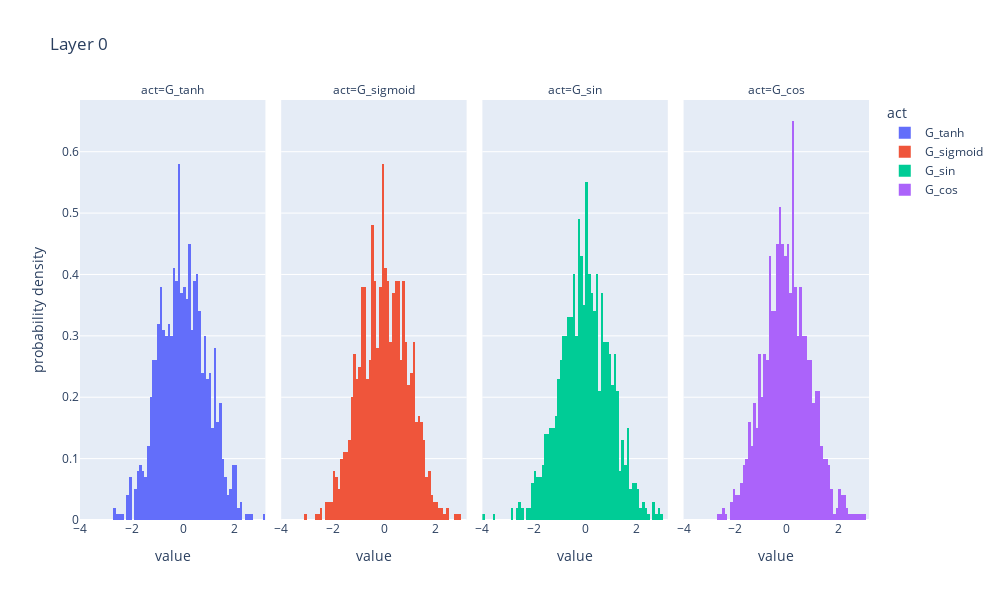
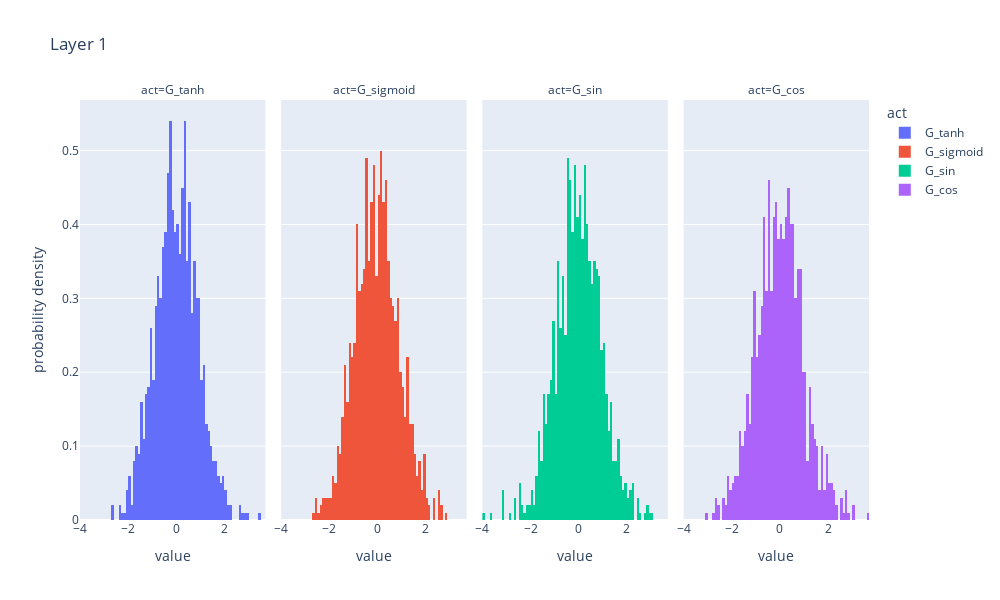
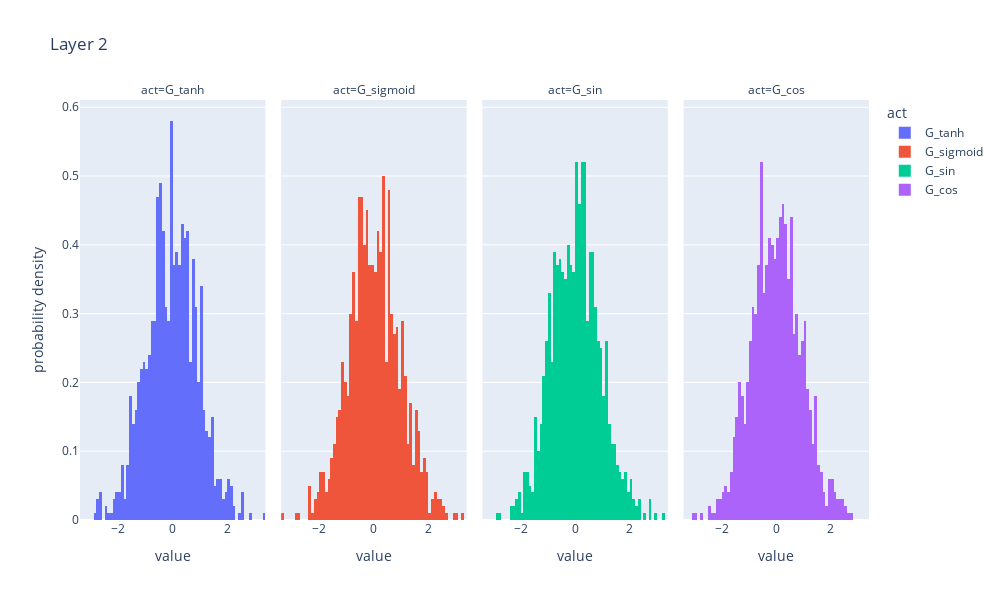
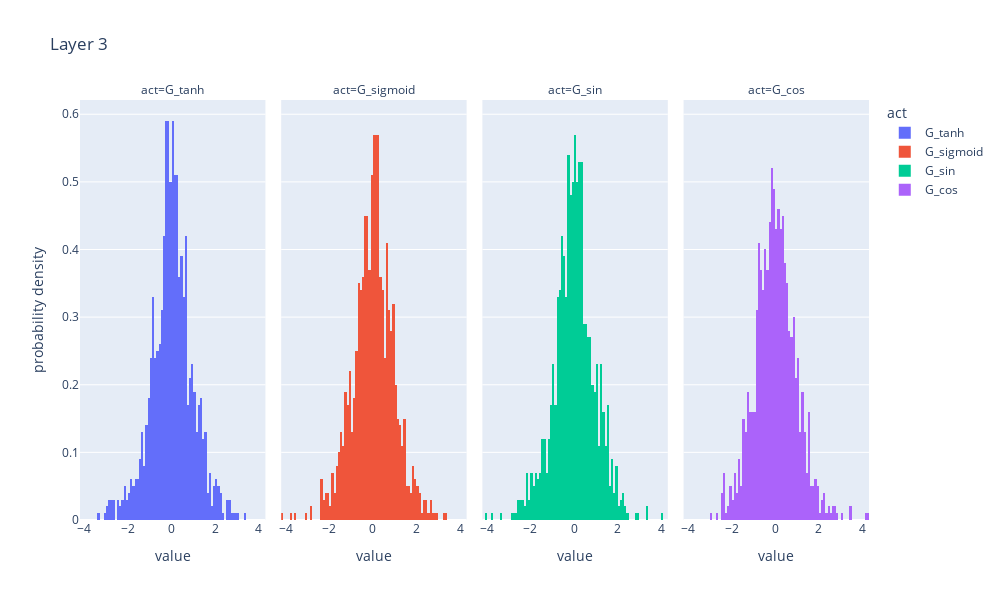

These figures' notebook cell, in order:
### Code cell
x = U(2000, 2)
o, intermediate_acts = model.forward_with_activations(x)

o.mean().backward()

for i, layer in enumerate(model.net):
    W = layer.linear.weight
    G = W.grad.detach().cpu()

    G_tanh, G_sigmoid, G_sin, G_cos = G.chunk(4, dim=0)

    plot_data = {
        'G_tanh': G_tanh, 
        'G_sigmoid': G_sigmoid, 
        'G_sin': G_sin, 
        'G_cos': G_cos
    }
    
    # for k,v in plot_data.items():
    #     print(k, v)
    
    plot_distributions(plot_data, title=f'Layer {i}')

    # if i >= 1:
    #     break

### Figure 1 — Plotly figure (JSON) as saved in the notebook; plotly's stock layout.template omitted (floating-point values rounded to 4 significant figures; data arrays with more than 128 entries replaced by an {"elided": "..."} marker saying what was removed)
{"data": [{"alignmentgroup": "True", "bingroup": "x", "histnorm": "probability density", "hovertemplate": "act=G_tanh<br>value=%{x}<br>probability density=%{y}<extra></extra>", "legendgroup": "G_tanh", "marker": {"color": "#636efa", "pattern": {"shape": ""}}, "name": "G_tanh", "offsetgroup": "G_tanh", "orientation": "v", "showlegend": true, "type": "histogram", "x": {"elided": "1000 float values"}, "xaxis": "x", "yaxis": "y"}, {"alignmentgroup": "True", "bingroup": "x", "histnorm": "probability density", "hovertemplate": "act=G_sigmoid<br>value=%{x}<br>probability density=%{y}<extra></extra>", "legendgroup": "G_sigmoid", "marker": {"color": "#EF553B", "pattern": {"shape": ""}}, "name": "G_sigmoid", "offsetgroup": "G_sigmoid", "orientation": "v", "showlegend": true, "type": "histogram", "x": {"elided": "1000 float values"}, "xaxis": "x2", "yaxis": "y2"}, {"alignmentgroup": "True", "bingroup": "x", "histnorm": "probability density", "hovertemplate": "act=G_sin<br>value=%{x}<br>probability density=%{y}<extra></extra>", "legendgroup": "G_sin", "marker": {"color": "#00cc96", "pattern": {"shape": ""}}, "name": "G_sin", "offsetgroup": "G_sin", "orientation": "v", "showlegend": true, "type": "histogram", "x": {"elided": "1000 float values"}, "xaxis": "x3", "yaxis": "y3"}, {"alignmentgroup": "True", "bingroup": "x", "histnorm": "probability density", "hovertemplate": "act=G_cos<br>value=%{x}<br>probability density=%{y}<extra></extra>", "legendgroup": "G_cos", "marker": {"color": "#ab63fa", "pattern": {"shape": ""}}, "name": "G_cos", "offsetgroup": "G_cos", "orientation": "v", "showlegend": true, "type": "histogram", "x": {"elided": "1000 float values"}, "xaxis": "x4", "yaxis": "y4"}], "layout": {"annotations": [{"font": {}, "showarrow": false, "text": "act=G_tanh", "x": 0.1175, "xanchor": "center", "xref": "paper", "y": 1, "yanchor": "bottom", "yref": "paper"}, {"font": {}, "showarrow": false, "text": "act=G_sigmoid", "x": 0.3725, "xanchor": "center", "xref": "paper", "y": 1, "yanchor": "bottom", "yref": "paper"}, {"font": {}, "showarrow": false, "text": "act=G_sin", "x": 0.6275, "xanchor": "center", "xref": "paper", "y": 1, "yanchor": "bottom", "yref": "paper"}, {"font": {}, "showarrow": false, "text": "act=G_cos", "x": 0.8825, "xanchor": "center", "xref": "paper", "y": 1, "yanchor": "bottom", "yref": "paper"}], "autosize": false, "barmode": "relative", "height": 600, "legend": {"title": {"text": "act"}, "tracegroupgap": 0}, "title": {"text": "Layer 0"}, "width": 1000, "xaxis": {"anchor": "y", "autorange": true, "domain": [0, 0.235], "range": [-4, 3.2], "title": {"text": "value"}, "type": "linear"}, "xaxis2": {"anchor": "y2", "autorange": true, "domain": [0.255, 0.49], "matches": "x", "range": [-4, 3.2], "title": {"text": "value"}, "type": "linear"}, "xaxis3": {"anchor": "y3", "autorange": true, "domain": [0.51, 0.745], "matches": "x", "range": [-4, 3.2], "title": {"text": "value"}, "type": "linear"}, "xaxis4": {"anchor": "y4", "autorange": true, "domain": [0.765, 1.0], "matches": "x", "range": [-4, 3.2], "title": {"text": "value"}, "type": "linear"}, "yaxis": {"anchor": "x", "autorange": true, "domain": [0, 1], "range": [0, 0.6842], "title": {"text": "probability density"}}, "yaxis2": {"anchor": "x2", "autorange": true, "domain": [0, 1], "matches": "y", "range": [0, 0.6842], "showticklabels": false}, "yaxis3": {"anchor": "x3", "autorange": true, "domain": [0, 1], "matches": "y", "range": [0, 0.6842], "showticklabels": false}, "yaxis4": {"anchor": "x4", "autorange": true, "domain": [0, 1], "matches": "y", "range": [0, 0.6842], "showticklabels": false}}}

### Figure 2 — Plotly figure (JSON) as saved in the notebook; plotly's stock layout.template omitted (floating-point values rounded to 4 significant figures; data arrays with more than 128 entries replaced by an {"elided": "..."} marker saying what was removed)
{"data": [{"alignmentgroup": "True", "bingroup": "x", "histnorm": "probability density", "hovertemplate": "act=G_tanh<br>value=%{x}<br>probability density=%{y}<extra></extra>", "legendgroup": "G_tanh", "marker": {"color": "#636efa", "pattern": {"shape": ""}}, "name": "G_tanh", "offsetgroup": "G_tanh", "orientation": "v", "showlegend": true, "type": "histogram", "x": {"elided": "1000 float values"}, "xaxis": "x", "yaxis": "y"}, {"alignmentgroup": "True", "bingroup": "x", "histnorm": "probability density", "hovertemplate": "act=G_sigmoid<br>value=%{x}<br>probability density=%{y}<extra></extra>", "legendgroup": "G_sigmoid", "marker": {"color": "#EF553B", "pattern": {"shape": ""}}, "name": "G_sigmoid", "offsetgroup": "G_sigmoid", "orientation": "v", "showlegend": true, "type": "histogram", "x": {"elided": "1000 float values"}, "xaxis": "x2", "yaxis": "y2"}, {"alignmentgroup": "True", "bingroup": "x", "histnorm": "probability density", "hovertemplate": "act=G_sin<br>value=%{x}<br>probability density=%{y}<extra></extra>", "legendgroup": "G_sin", "marker": {"color": "#00cc96", "pattern": {"shape": ""}}, "name": "G_sin", "offsetgroup": "G_sin", "orientation": "v", "showlegend": true, "type": "histogram", "x": {"elided": "1000 float values"}, "xaxis": "x3", "yaxis": "y3"}, {"alignmentgroup": "True", "bingroup": "x", "histnorm": "probability density", "hovertemplate": "act=G_cos<br>value=%{x}<br>probability density=%{y}<extra></extra>", "legendgroup": "G_cos", "marker": {"color": "#ab63fa", "pattern": {"shape": ""}}, "name": "G_cos", "offsetgroup": "G_cos", "orientation": "v", "showlegend": true, "type": "histogram", "x": {"elided": "1000 float values"}, "xaxis": "x4", "yaxis": "y4"}], "layout": {"annotations": [{"font": {}, "showarrow": false, "text": "act=G_tanh", "x": 0.1175, "xanchor": "center", "xref": "paper", "y": 1, "yanchor": "bottom", "yref": "paper"}, {"font": {}, "showarrow": false, "text": "act=G_sigmoid", "x": 0.3725, "xanchor": "center", "xref": "paper", "y": 1, "yanchor": "bottom", "yref": "paper"}, {"font": {}, "showarrow": false, "text": "act=G_sin", "x": 0.6275, "xanchor": "center", "xref": "paper", "y": 1, "yanchor": "bottom", "yref": "paper"}, {"font": {}, "showarrow": false, "text": "act=G_cos", "x": 0.8825, "xanchor": "center", "xref": "paper", "y": 1, "yanchor": "bottom", "yref": "paper"}], "autosize": false, "barmode": "relative", "height": 600, "legend": {"title": {"text": "act"}, "tracegroupgap": 0}, "title": {"text": "Layer 1"}, "width": 1000, "xaxis": {"anchor": "y", "autorange": true, "domain": [0, 0.235], "range": [-4, 3.7], "title": {"text": "value"}, "type": "linear"}, "xaxis2": {"anchor": "y2", "autorange": true, "domain": [0.255, 0.49], "matches": "x", "range": [-4, 3.7], "title": {"text": "value"}, "type": "linear"}, "xaxis3": {"anchor": "y3", "autorange": true, "domain": [0.51, 0.745], "matches": "x", "range": [-4, 3.7], "title": {"text": "value"}, "type": "linear"}, "xaxis4": {"anchor": "y4", "autorange": true, "domain": [0.765, 1.0], "matches": "x", "range": [-4, 3.7], "title": {"text": "value"}, "type": "linear"}, "yaxis": {"anchor": "x", "autorange": true, "domain": [0, 1], "range": [0, 0.5684], "title": {"text": "probability density"}}, "yaxis2": {"anchor": "x2", "autorange": true, "domain": [0, 1], "matches": "y", "range": [0, 0.5684], "showticklabels": false}, "yaxis3": {"anchor": "x3", "autorange": true, "domain": [0, 1], "matches": "y", "range": [0, 0.5684], "showticklabels": false}, "yaxis4": {"anchor": "x4", "autorange": true, "domain": [0, 1], "matches": "y", "range": [0, 0.5684], "showticklabels": false}}}

### Figure 3 — Plotly figure (JSON) as saved in the notebook; plotly's stock layout.template omitted (floating-point values rounded to 4 significant figures; data arrays with more than 128 entries replaced by an {"elided": "..."} marker saying what was removed)
{"data": [{"alignmentgroup": "True", "bingroup": "x", "histnorm": "probability density", "hovertemplate": "act=G_tanh<br>value=%{x}<br>probability density=%{y}<extra></extra>", "legendgroup": "G_tanh", "marker": {"color": "#636efa", "pattern": {"shape": ""}}, "name": "G_tanh", "offsetgroup": "G_tanh", "orientation": "v", "showlegend": true, "type": "histogram", "x": {"elided": "1000 float values"}, "xaxis": "x", "yaxis": "y"}, {"alignmentgroup": "True", "bingroup": "x", "histnorm": "probability density", "hovertemplate": "act=G_sigmoid<br>value=%{x}<br>probability density=%{y}<extra></extra>", "legendgroup": "G_sigmoid", "marker": {"color": "#EF553B", "pattern": {"shape": ""}}, "name": "G_sigmoid", "offsetgroup": "G_sigmoid", "orientation": "v", "showlegend": true, "type": "histogram", "x": {"elided": "1000 float values"}, "xaxis": "x2", "yaxis": "y2"}, {"alignmentgroup": "True", "bingroup": "x", "histnorm": "probability density", "hovertemplate": "act=G_sin<br>value=%{x}<br>probability density=%{y}<extra></extra>", "legendgroup": "G_sin", "marker": {"color": "#00cc96", "pattern": {"shape": ""}}, "name": "G_sin", "offsetgroup": "G_sin", "orientation": "v", "showlegend": true, "type": "histogram", "x": {"elided": "1000 float values"}, "xaxis": "x3", "yaxis": "y3"}, {"alignmentgroup": "True", "bingroup": "x", "histnorm": "probability density", "hovertemplate": "act=G_cos<br>value=%{x}<br>probability density=%{y}<extra></extra>", "legendgroup": "G_cos", "marker": {"color": "#ab63fa", "pattern": {"shape": ""}}, "name": "G_cos", "offsetgroup": "G_cos", "orientation": "v", "showlegend": true, "type": "histogram", "x": {"elided": "1000 float values"}, "xaxis": "x4", "yaxis": "y4"}], "layout": {"annotations": [{"font": {}, "showarrow": false, "text": "act=G_tanh", "x": 0.1175, "xanchor": "center", "xref": "paper", "y": 1, "yanchor": "bottom", "yref": "paper"}, {"font": {}, "showarrow": false, "text": "act=G_sigmoid", "x": 0.3725, "xanchor": "center", "xref": "paper", "y": 1, "yanchor": "bottom", "yref": "paper"}, {"font": {}, "showarrow": false, "text": "act=G_sin", "x": 0.6275, "xanchor": "center", "xref": "paper", "y": 1, "yanchor": "bottom", "yref": "paper"}, {"font": {}, "showarrow": false, "text": "act=G_cos", "x": 0.8825, "xanchor": "center", "xref": "paper", "y": 1, "yanchor": "bottom", "yref": "paper"}], "autosize": false, "barmode": "relative", "height": 600, "legend": {"title": {"text": "act"}, "tracegroupgap": 0}, "title": {"text": "Layer 2"}, "width": 1000, "xaxis": {"anchor": "y", "autorange": true, "domain": [0, 0.235], "range": [-3.4, 3.4], "title": {"text": "value"}, "type": "linear"}, "xaxis2": {"anchor": "y2", "autorange": true, "domain": [0.255, 0.49], "matches": "x", "range": [-3.4, 3.4], "title": {"text": "value"}, "type": "linear"}, "xaxis3": {"anchor": "y3", "autorange": true, "domain": [0.51, 0.745], "matches": "x", "range": [-3.4, 3.4], "title": {"text": "value"}, "type": "linear"}, "xaxis4": {"anchor": "y4", "autorange": true, "domain": [0.765, 1.0], "matches": "x", "range": [-3.4, 3.4], "title": {"text": "value"}, "type": "linear"}, "yaxis": {"anchor": "x", "autorange": true, "domain": [0, 1], "range": [0, 0.6105], "title": {"text": "probability density"}}, "yaxis2": {"anchor": "x2", "autorange": true, "domain": [0, 1], "matches": "y", "range": [0, 0.6105], "showticklabels": false}, "yaxis3": {"anchor": "x3", "autorange": true, "domain": [0, 1], "matches": "y", "range": [0, 0.6105], "showticklabels": false}, "yaxis4": {"anchor": "x4", "autorange": true, "domain": [0, 1], "matches": "y", "range": [0, 0.6105], "showticklabels": false}}}

### Figure 4 — Plotly figure (JSON) as saved in the notebook; plotly's stock layout.template omitted (floating-point values rounded to 4 significant figures; data arrays with more than 128 entries replaced by an {"elided": "..."} marker saying what was removed)
{"data": [{"alignmentgroup": "True", "bingroup": "x", "histnorm": "probability density", "hovertemplate": "act=G_tanh<br>value=%{x}<br>probability density=%{y}<extra></extra>", "legendgroup": "G_tanh", "marker": {"color": "#636efa", "pattern": {"shape": ""}}, "name": "G_tanh", "offsetgroup": "G_tanh", "orientation": "v", "showlegend": true, "type": "histogram", "x": {"elided": "1000 float values"}, "xaxis": "x", "yaxis": "y"}, {"alignmentgroup": "True", "bingroup": "x", "histnorm": "probability density", "hovertemplate": "act=G_sigmoid<br>value=%{x}<br>probability density=%{y}<extra></extra>", "legendgroup": "G_sigmoid", "marker": {"color": "#EF553B", "pattern": {"shape": ""}}, "name": "G_sigmoid", "offsetgroup": "G_sigmoid", "orientation": "v", "showlegend": true, "type": "histogram", "x": {"elided": "1000 float values"}, "xaxis": "x2", "yaxis": "y2"}, {"alignmentgroup": "True", "bingroup": "x", "histnorm": "probability density", "hovertemplate": "act=G_sin<br>value=%{x}<br>probability density=%{y}<extra></extra>", "legendgroup": "G_sin", "marker": {"color": "#00cc96", "pattern": {"shape": ""}}, "name": "G_sin", "offsetgroup": "G_sin", "orientation": "v", "showlegend": true, "type": "histogram", "x": {"elided": "1000 float values"}, "xaxis": "x3", "yaxis": "y3"}, {"alignmentgroup": "True", "bingroup": "x", "histnorm": "probability density", "hovertemplate": "act=G_cos<br>value=%{x}<br>probability density=%{y}<extra></extra>", "legendgroup": "G_cos", "marker": {"color": "#ab63fa", "pattern": {"shape": ""}}, "name": "G_cos", "offsetgroup": "G_cos", "orientation": "v", "showlegend": true, "type": "histogram", "x": {"elided": "1000 float values"}, "xaxis": "x4", "yaxis": "y4"}], "layout": {"annotations": [{"font": {}, "showarrow": false, "text": "act=G_tanh", "x": 0.1175, "xanchor": "center", "xref": "paper", "y": 1, "yanchor": "bottom", "yref": "paper"}, {"font": {}, "showarrow": false, "text": "act=G_sigmoid", "x": 0.3725, "xanchor": "center", "xref": "paper", "y": 1, "yanchor": "bottom", "yref": "paper"}, {"font": {}, "showarrow": false, "text": "act=G_sin", "x": 0.6275, "xanchor": "center", "xref": "paper", "y": 1, "yanchor": "bottom", "yref": "paper"}, {"font": {}, "showarrow": false, "text": "act=G_cos", "x": 0.8825, "xanchor": "center", "xref": "paper", "y": 1, "yanchor": "bottom", "yref": "paper"}], "autosize": false, "barmode": "relative", "height": 600, "legend": {"title": {"text": "act"}, "tracegroupgap": 0}, "title": {"text": "Layer 3"}, "width": 1000, "xaxis": {"anchor": "y", "autorange": true, "domain": [0, 0.235], "range": [-4.2, 4.3], "title": {"text": "value"}, "type": "linear"}, "xaxis2": {"anchor": "y2", "autorange": true, "domain": [0.255, 0.49], "matches": "x", "range": [-4.2, 4.3], "title": {"text": "value"}, "type": "linear"}, "xaxis3": {"anchor": "y3", "autorange": true, "domain": [0.51, 0.745], "matches": "x", "range": [-4.2, 4.3], "title": {"text": "value"}, "type": "linear"}, "xaxis4": {"anchor": "y4", "autorange": true, "domain": [0.765, 1.0], "matches": "x", "range": [-4.2, 4.3], "title": {"text": "value"}, "type": "linear"}, "yaxis": {"anchor": "x", "autorange": true, "domain": [0, 1], "range": [0, 0.6211], "title": {"text": "probability density"}}, "yaxis2": {"anchor": "x2", "autorange": true, "domain": [0, 1], "matches": "y", "range": [0, 0.6211], "showticklabels": false}, "yaxis3": {"anchor": "x3", "autorange": true, "domain": [0, 1], "matches": "y", "range": [0, 0.6211], "showticklabels": false}, "yaxis4": {"anchor": "x4", "autorange": true, "domain": [0, 1], "matches": "y", "range": [0, 0.6211], "showticklabels": false}}}
